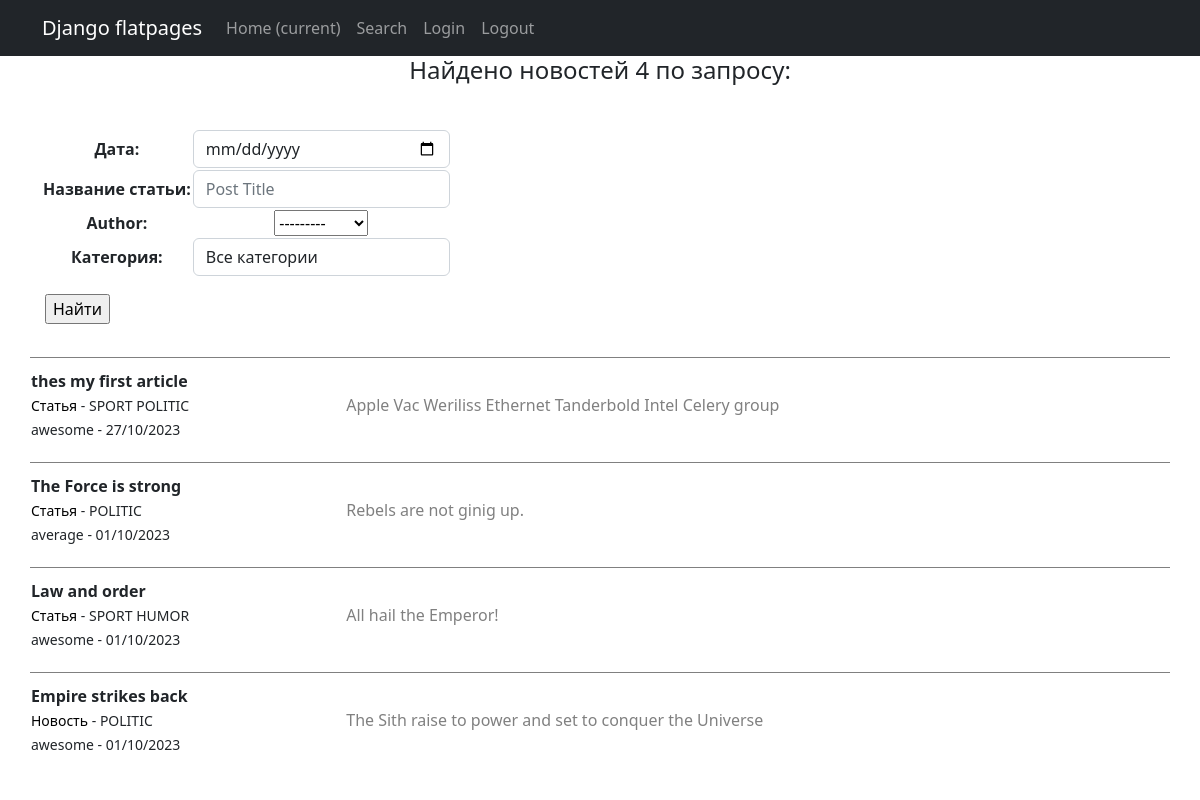
Page /news/search/ on the earlier database version.
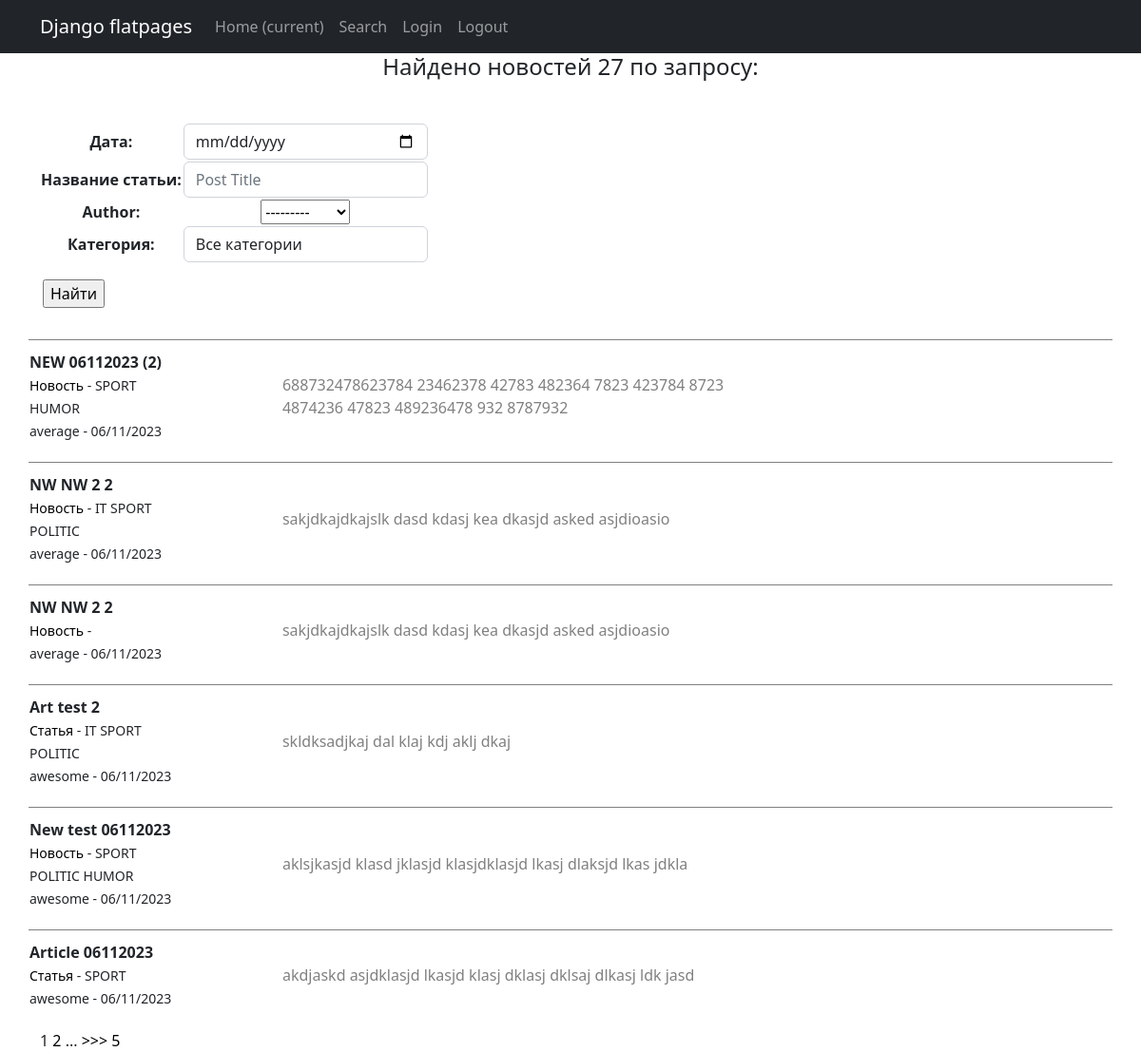
Same page on the later database version.
### news/models.py (models this page shows, shortened)
class Post(models.Model):
    author = models.ForeignKey(Author, on_delete=models.CASCADE)
    NEWS = 'NW'
    ARTICLE = 'AR'
    CAT_CHOICES = (
        (NEWS, 'Новость'),
        (ARTICLE, 'Статья'),
    )
    type = models.CharField(max_length=2, choices=CAT_CHOICES, default=ARTICLE)
    date = models.DateTimeField(auto_now_add=True)
    category = models.ManyToManyField(Category, through='PostCategory')
    text = models.TextField(default='')
    title = models.CharField(max_length=255)
    rating = models.SmallIntegerField(default=0)

class Category(models.Model):
    name = models.CharField(max_length=255, unique=True)
    subscribers = models.ManyToManyField(User, through='CatSub', blank=True)
    def __str__(self):
        return f'{self.name}'

class Author(models.Model):
    username = models.OneToOneField(User, on_delete=models.CASCADE)
    rating = models.SmallIntegerField(default=0)
    def __str__(self):
        return f'{self.username}'

### news/views.py (the view)
# urls.py: path('search/', PostSearch.as_view(), name='search'),
class PostSearch(ListView):
    template_name = 'search.html'
    context_object_name = 'news'
    queryset = Post.objects.all()
    paginate_by = 6
    ordering = ['-date']
    def get_context_data(self, **kwargs):  # забираем отфильтрованные объекты переопределяя метод get_context_data у наследуемого класса (привет, полиморфизм, мы скучали!!!)
        context = super().get_context_data(**kwargs)
        context['filter'] = PostFilter(self.request.GET, queryset=super().get_queryset())  # вписываем наш фильтр в контекст
        context['form'] = PostForm
        return context
    def get_queryset(self):
        queryset = super().get_queryset()
        self.filterset = PostFilter(self.request.GET, queryset)
        return self.filterset.qs

### news/templatetags/custom_filters.py (called while the page is built)
@register.filter() # or register.filter(name=’currency_rub’)
def censor(value): # {{ price|currency }}
   value_split = value.split()
   for i in range(len(value_split)):
       for p in poor_words:
           if p == value_split[i]:
               value_split[i] = poor_words[p]
   value = ' '.join(value_split)
   return f'{value}'

### news/templatetags/custom_tags.py (called while the page is built)
@register.simple_tag(takes_context=True)
def url_replace(context, **kwargs):
   d = context['request'].GET.copy()
   for k, v in kwargs.items():
      d[k] = v
   return d.urlencode()

### templates/search.html (shortened to what this page needs)
{% extends 'flatpages/default.html' %}
{% load custom_tags %}
{% load custom_filters %}
{% block content %}
<h4>Найдено новостей {{filter.qs|length}} по запросу: </h4>
<table>
    <div class="new2">
        <form method="GET">
            {{ filter.form }}
            <table>
                <td></td>
                <td><input type="submit" value="Найти"></td>
            </table>
        </form>
    </div>
</table>
{% if filter == null %}
    <h2>НОВОСТЕЙ НЕТ!</h2>
{% else %}
<table>
    {% for new in news %}
    <tr>
        <td class="top">
            <div class="news">
                <strong class="str">
                   {{ new.title|censor }}
                </strong>
                <div class="str">
                    <small>
                        <a href="#"> {{ new.get_type_display }} </a> -
                        {% for category in new.category.all %}
                            {{ category }}
                        {% endfor %}
                    </small>
                </div>
                <div class="str">
                    <small>
                        {{ new.author.username }} - {{ new.date|date:'d/m/Y' }}
                    </small>
                </div>
            </div>
        </td>
        <td class="top">
            <div class="news">
                <div class="grey">
                    {{ new.text|truncatechars:150 }}
                </div>
            </div>
        </td>
    </tr>
    {% endfor %}
</table>
{% endif %}
<div>
{% if is_paginated %}
    {{ page_obj.number }}
    {% if page_obj.has_next %}
        <a href="?{% url_replace page=page_obj.next_page_number %}">{{ page_obj.next_page_number }}</a>
        {% if paginator.num_pages != page_obj.next_page_number %}
            ...
            <a href="?{% url_replace page=page_obj.next_page_number %}">>>></a>
            <a href="?{% url_replace page=page_obj.paginator.num_pages %}">{{ page_obj.paginator.num_pages }}</a>
        {% endif %}
    {% endif %}
{% endif %}
</div>
{% endblock content %}

Differences in the rows shown:
no longer on this page (row unchanged): Post: title|censor "thes my first article", type "Статья", author.username "awesome", date "27/10/2023", text "Apple Vac Weriliss Ethernet Tanderbold Intel Celery group", Category (name "SPORT"), Category (name "POLITIC")
no longer on this page (row unchanged): Post: title|censor "The Force is strong", type "Статья", author.username "average", date "01/10/2023", text "Rebels are not ginig up.", Category (name "POLITIC")
no longer on this page (row unchanged): Post: title|censor "Law and order", type "Статья", author.username "awesome", date "01/10/2023", text "All hail the Emperor!", Category (name "SPORT"), Category (name "HUMOR")
no longer on this page (row unchanged): Post: title|censor "Empire strikes back", type "Новость", author.username "awesome", date "01/10/2023", text "The Sith raise to power and set to conquer the Universe", Category (name "POLITIC")
added Post: title|censor "NEW 06112023 (2)", type "Новость", author.username "average", date "06/11/2023", text "688732478623784 23462378 42783 482364 7823 423784 8723 4874236 47823 489236478 932 8787932", Category (name "SPORT"), Category (name "HUMOR")
added Post: title|censor "NW NW 2 2", type "Новость", author.username "average", date "06/11/2023", text "sakjdkajdkajslk dasd kdasj kea dkasjd asked asjdioasio", Category (name "SPORT"), Category (name "POLITIC")
now on this page (row unchanged): Category: name "IT"
added Post: title|censor "NW NW 2 2", type "Новость", author.username "average", date "06/11/2023", text "sakjdkajdkajslk dasd kdasj kea dkasjd asked asjdioasio"
added Post: title|censor "Art test 2", type "Статья", author.username "awesome", date "06/11/2023", text "skldksadjkaj dal klaj kdj aklj dkaj", Category (name "SPORT"), Category (name "POLITIC")
added Post: title|censor "New test 06112023", type "Новость", author.username "awesome", date "06/11/2023", text "aklsjkasjd klasd jklasjd klasjdklasjd lkasj dlaksjd lkas jdkla", Category (name "SPORT"), Category (name "POLITIC"), Category (name "HUMOR")
added Post: title|censor "Article 06112023", type "Статья", author.username "awesome", date "06/11/2023", text "akdjaskd asjdklasjd lkasjd klasj dklasj dklsaj dlkasj ldk jasd", Category (name "SPORT")
Other differences:
{{ filter.qs|length }}: "4" → "27"
{{ page_obj.number }}: (not shown) → "1"
{{ page_obj.next_page_number }}: (not shown) → "2"
{{ page_obj.paginator.num_pages }}: (not shown) → "5"
